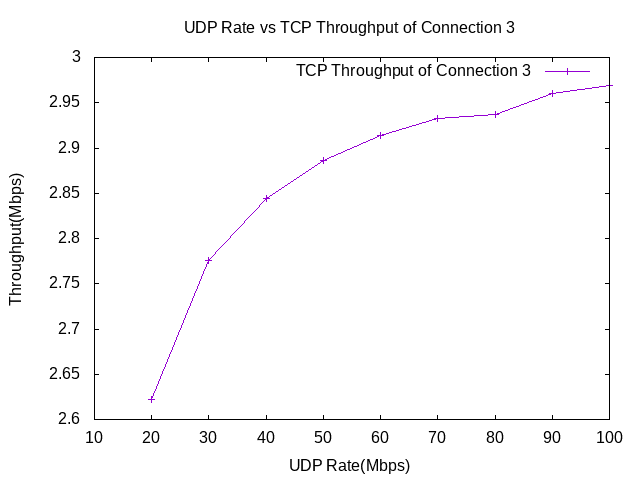

Reproduce this figure in gnuplot.
set terminal png
set output "tcp3_vs_udprate.png"
set title "UDP Rate vs TCP Throughput of Connection 3"
set xlabel "UDP Rate(Mbps)"
set ylabel "Throughput(Mbps)"

set xrange [10:100]
plot "-"  title "TCP Throughput of Connection 3" with linespoints
20 2.62165
30 2.77553
40 2.84434
50 2.88571
60 2.91332
70 2.93305
80 2.93749
90 2.95982
100 2.96896
e
